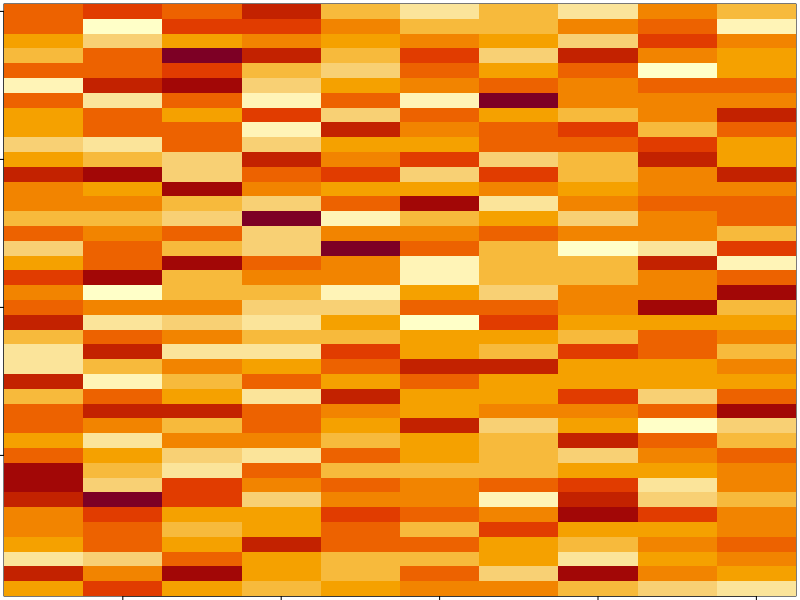
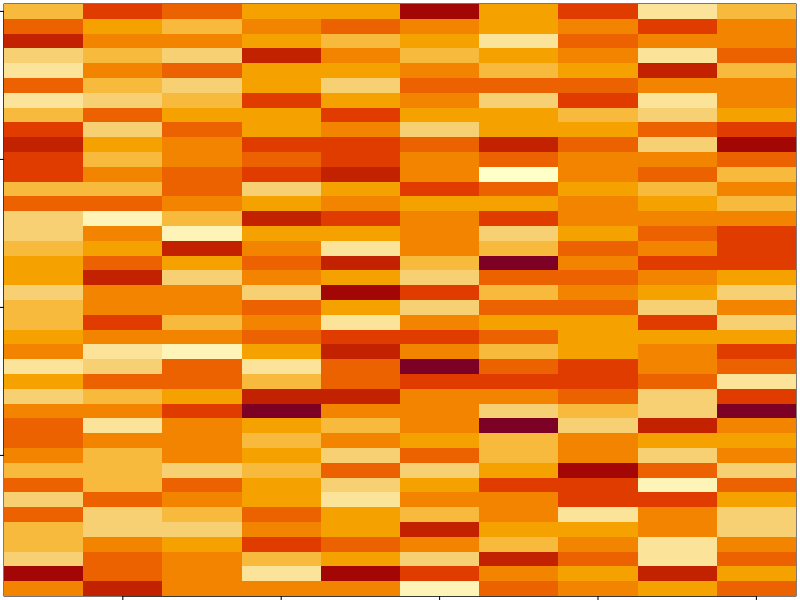
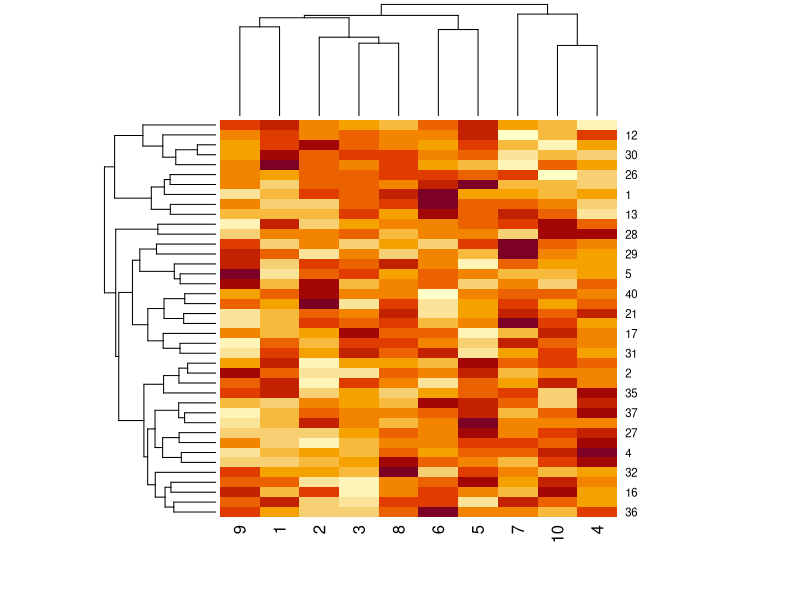
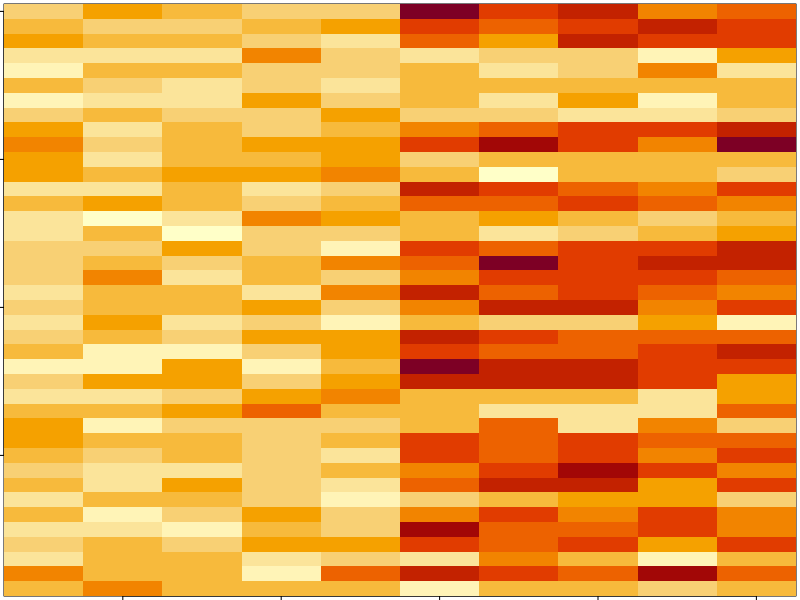
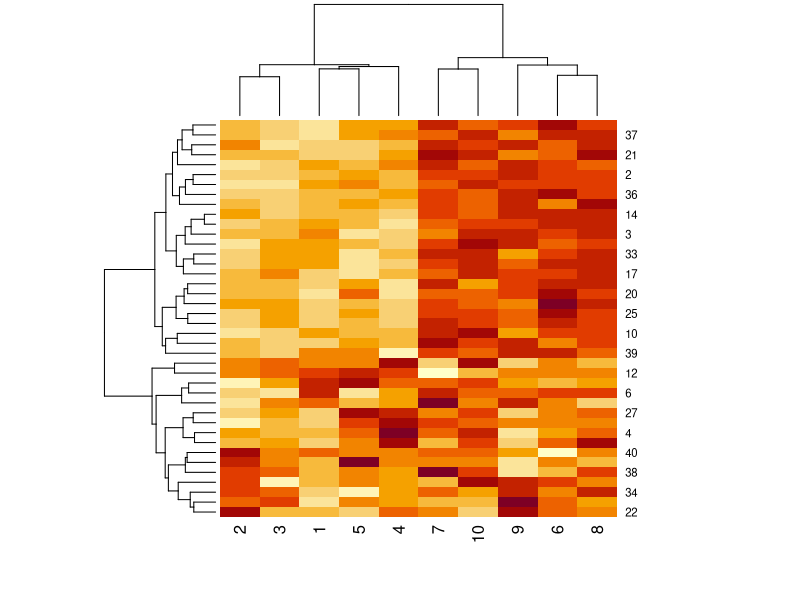
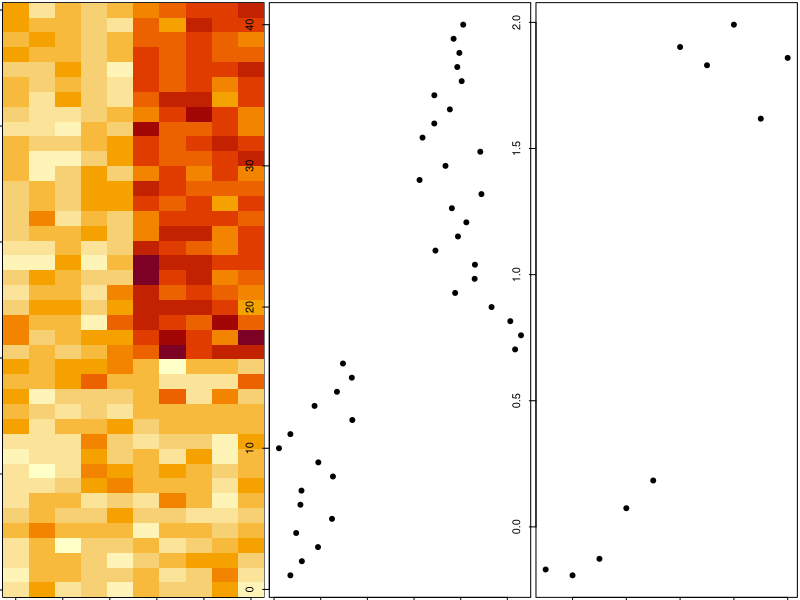

Generate these figures, in order, with R:
set.seed(12345)
help(par)
par(mar = rep(0.2,4))
data_Matrix <-matrix(rnorm(400), nrow = 40)
image(1:10, 1:40, t(data_Matrix)[,nrow(data_Matrix):1])
set.seed(5678910)
par(mar = rep(0.2,4))
data_Matrix <-matrix(rnorm(400), nrow = 40)
image(1:10, 1:40, t(data_Matrix)[,nrow(data_Matrix):1])
help("heatmap") 
help(rep)
par(mar=rep(0.2,4))
heatmap(data_Matrix)
help("rbinom") 
set.seed(678910)
for(i in 1:40){
  coin_Flip <- rbinom(1, size = 1, prob = 0.5)
  if(coin_Flip){
    data_Matrix[i, ] <- data_Matrix[i, ] + rep(c(0,3), each =5)
  }
}
par(mar= rep(0.2, 4))
image(1:10, 1:40, t(data_Matrix)[, nrow(data_Matrix):1])
par(mar=rep(0.2, 4))
heatmap(data_Matrix)
hh<- hclust(dist(data_Matrix))
data_Matrix_Ordered <- data_Matrix[hh$order,]
par(mfrow=c(1,3))
image(t(data_Matrix_Ordered)[,nrow(data_Matrix_Ordered):1])
plot(rowMeans(data_Matrix_Ordered) ,40:1, ,xlab = "The Row Mean", ylab = "Row", pch =19)
plot(colMeans(data_Matrix_Ordered) ,xlab = "Column", ylab = "Column Mean", pch =19)


